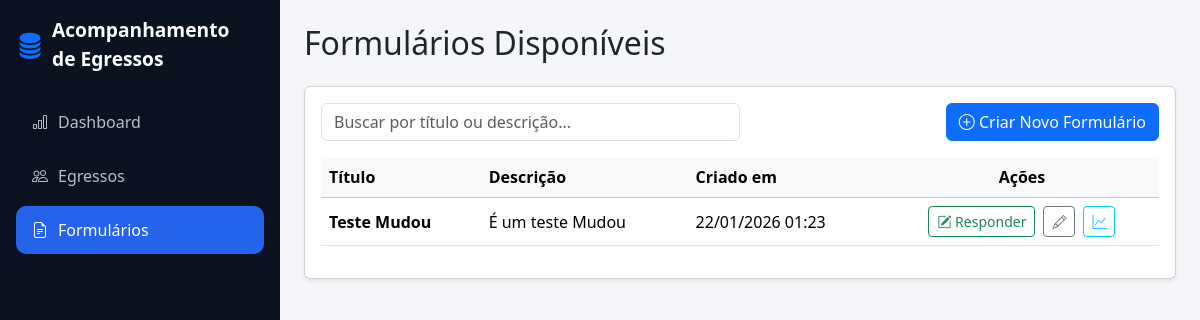
/formularios/listar/, run on an earlier commit of the app's database.
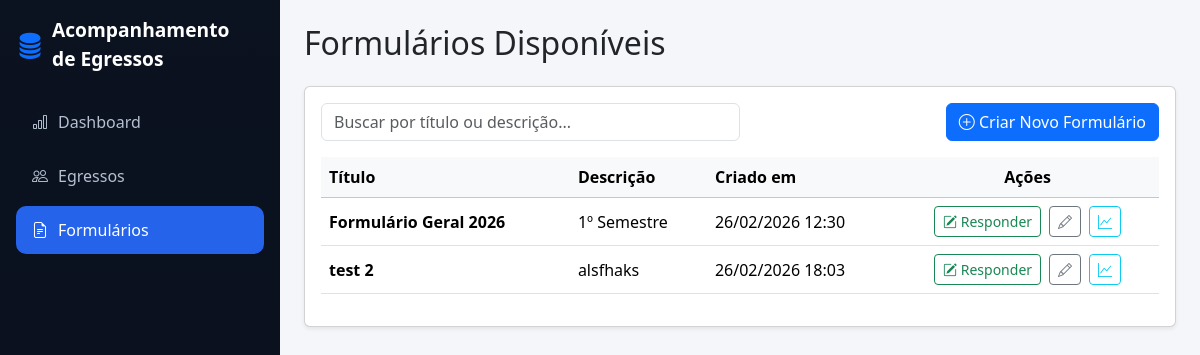
And on a later commit of the database.
### apps/formularios/models.py (models this page shows, shortened)
class Formulario(models.Model):
    titulo = models.CharField(max_length=200)
    descricao = models.TextField(blank=True)
    criado_em = models.DateTimeField(auto_now_add=True)

### apps/formularios/views.py (the view)
# urls.py: path('listar/', views.listar_formularios, name='listar_formularios'),
def listar_formularios(request):
    formularios = Formulario.objects.all()
    return render(request, 'formularios/listar_formularios.html', {'formularios': formularios})

### apps/formularios/templates/formularios/listar_formularios.html (shortened to what this page needs)
{% extends 'base.html' %}
{% block content %}
<h2 class="mb-4">Formulários Disponíveis</h2>
<div class="card shadow-sm">
    <div class="card-body">
        <div class="d-flex justify-content-between mb-3">
            <input
                type="text"
                class="form-control w-50"
                placeholder="Buscar por título ou descrição..."
                onkeyup="filtrarFormularios(this.value)"
            >
            <div class="d-flex gap-2">
                <a href="{% url 'formularios:criar_formulario' %}" class="btn btn-primary">
                    <i class="bi bi-plus-circle"></i> Criar Novo Formulário
                </a>
            </div>
        </div>
        <div class="table-responsive">
            <table class="table table-hover align-middle">
                <thead class="table-light">
                    <tr>
                        <th>Título</th>
                        <th>Descrição</th>
                        <th>Criado em</th>
                        <th class="text-center">Ações</th>
                    </tr>
                </thead>
                <tbody id="tabela-formularios">
                    {% if formularios %}
                        {% for formulario in formularios %}
                            <tr>
                                <td class="fw-bold">{{ formulario.titulo }}</td>
                                <td>{{ formulario.descricao|truncatechars:50 }}</td>
                                <td>{{ formulario.criado_em|date:"d/m/Y H:i" }}</td>
                                <td>
                                    <div class="d-flex justify-content-center gap-2">
                                        <a href="{% url 'formularios:responder' formulario_id=formulario.id %}"
                                           class="btn btn-sm btn-outline-success" title="Responder">
                                            <i class="bi bi-pencil-square"></i> Responder
                                        </a>
                                        <a href="{% url 'formularios:editar_formulario' formulario_id=formulario.id %}"
                                           class="btn btn-sm btn-outline-secondary" title="Editar">
                                            <i class="bi bi-pencil"></i>
                                        </a>
                                        <a href="{% url 'formularios:estatisticas' formulario_id=formulario.id %}"
                                           class="btn btn-sm btn-outline-info" title="Estatísticas">
                                            <i class="bi bi-graph-up"></i>
                                        </a>
                                    </div>
                                </td>
                            </tr>
                        {% endfor %}
                    {% else %}
                        <tr>
                            <td colspan="4" class="text-center text-muted">
                                Nenhum formulário cadastrado.
                            </td>
                        </tr>
                    {% endif %}
                </tbody>
            </table>
        </div>
    </div>
</div>
{% endblock %}

What changed in the data, as far as the page shows it:
removed Formulario: titulo "Teste Mudou", descricao "É um teste Mudou", criado_em "22/01/2026 01:23"
added Formulario: titulo "Formulário Geral 2026", descricao "1º Semestre", criado_em "26/02/2026 12:30"
added Formulario: titulo "test 2", descricao "alsfhaks", criado_em "26/02/2026 18:03"
